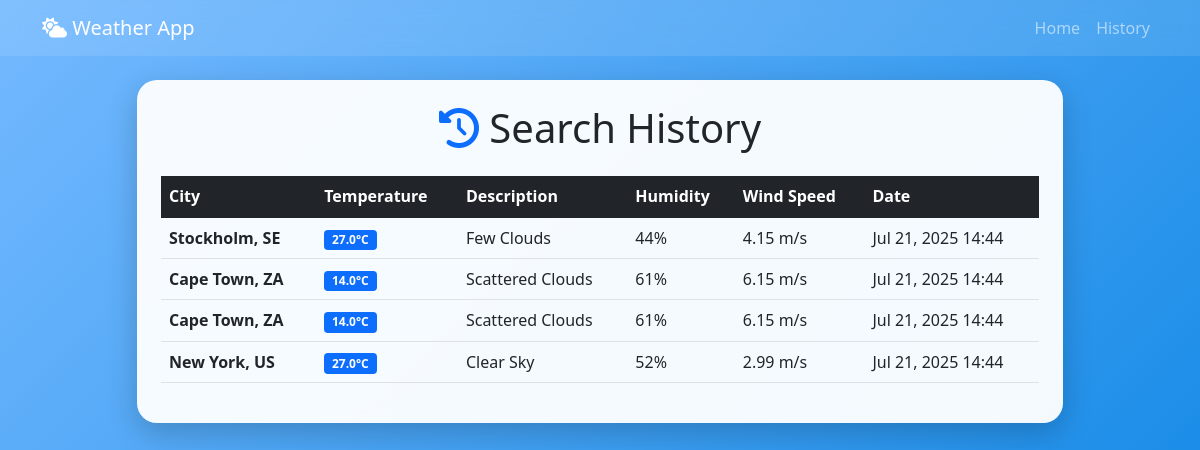
The page /history/ on the database its author committed.
### weather/models.py (models this page shows, shortened)
class WeatherSearch(models.Model):
    city = models.CharField(max_length=100)
    country = models.CharField(max_length=100, blank=True)
    temperature = models.FloatField()
    description = models.CharField(max_length=200)
    humidity = models.IntegerField()
    pressure = models.IntegerField()
    wind_speed = models.FloatField()
    searched_at = models.DateTimeField(default=timezone.now)
    class Meta:
        ordering = ['-searched_at']

### weather/views.py (the view)
# urls.py: path('history/', views.weather_history, name='history'),
def weather_history(request):
    searches = WeatherSearch.objects.all()[:20]
    return render(request, 'weather/history.html', {'searches': searches})

### weather/templates/weather/history.html (shortened to what this page needs)
{% extends 'weather/base.html' %}
{% block content %}
<div class="row justify-content-center">
    <div class="col-lg-10">
        <div class="weather-card p-4">
            <h1 class="text-center mb-4">
                <i class="fas fa-history text-primary"></i> Search History
            </h1>
            {% if searches %}
                <div class="table-responsive">
                    <table class="table table-hover">
                        <thead class="table-dark">
                            <tr>
                                <th>City</th>
                                <th>Temperature</th>
                                <th>Description</th>
                                <th>Humidity</th>
                                <th>Wind Speed</th>
                                <th>Date</th>
                            </tr>
                        </thead>
                        <tbody>
                            {% for search in searches %}
                            <tr>
                                <td>
                                    <strong>{{ search.city }}, {{ search.country }}</strong>
                                </td>
                                <td>
                                    <span class="badge bg-primary">{{ search.temperature }}°C</span>
                                </td>
                                <td>{{ search.description }}</td>
                                <td>{{ search.humidity }}%</td>
                                <td>{{ search.wind_speed }} m/s</td>
                                <td>{{ search.searched_at|date:"M d, Y H:i" }}</td>
                            </tr>
                            {% endfor %}
                        </tbody>
                    </table>
                </div>
            {% endif %}
        </div>
    </div>
</div>
{% endblock %}

### weather/templates/weather/base.html (shortened to what this page needs)
<!DOCTYPE html>
<html lang="en">
<head>
    <link href="https://cdn.jsdelivr.net/npm/bootstrap@5.1.3/dist/css/bootstrap.min.css" rel="stylesheet">
    <link rel="stylesheet" href="https://cdnjs.cloudflare.com/ajax/libs/font-awesome/6.0.0/css/all.min.css">
</head>
<body>
    <nav class="navbar navbar-expand-lg navbar-dark">
        <div class="container">
            <a class="navbar-brand" href="{% url 'weather:index' %}">
                <i class="fas fa-cloud-sun"></i> Weather App
            </a>
            <div class="navbar-nav ms-auto">
                <a class="nav-link" href="{% url 'weather:index' %}">Home</a>
                <a class="nav-link" href="{% url 'weather:history' %}">History</a>
            </div>
        </div>
    </nav>
    <main class="container mt-4">
        {% block content %}
        {% endblock %}
    </main>
</body>
</html>

### weather/templates/weather/base.html (style rules this page uses)
body { background: linear-gradient(135deg, #74b9ff 0%, #0984e3 100%); min-height: 100vh; font-family: 'Segoe UI', Tahoma, Geneva, Verdana, sans-serif; }
.weather-card { background: rgba(255, 255, 255, 0.95); border-radius: 20px; box-shadow: 0 10px 30px rgba(0, 0, 0, 0.2); backdrop-filter: blur(10px); }
.navbar { background: rgba(255, 255, 255, 0.1) !important; backdrop-filter: blur(10px); }

### rows shown on the page
WeatherSearch: city "Stockholm", country "SE", temperature "27.0", description "Few Clouds", humidity "44", wind_speed "4.15", searched_at "Jul 21, 2025 14:44"
WeatherSearch: city "Cape Town", country "ZA", temperature "14.0", description "Scattered Clouds", humidity "61", wind_speed "6.15", searched_at "Jul 21, 2025 14:44"
WeatherSearch: city "Cape Town", country "ZA", temperature "14.0", description "Scattered Clouds", humidity "61", wind_speed "6.15", searched_at "Jul 21, 2025 14:44"
WeatherSearch: city "New York", country "US", temperature "27.0", description "Clear Sky", humidity "52", wind_speed "2.99", searched_at "Jul 21, 2025 14:44"
